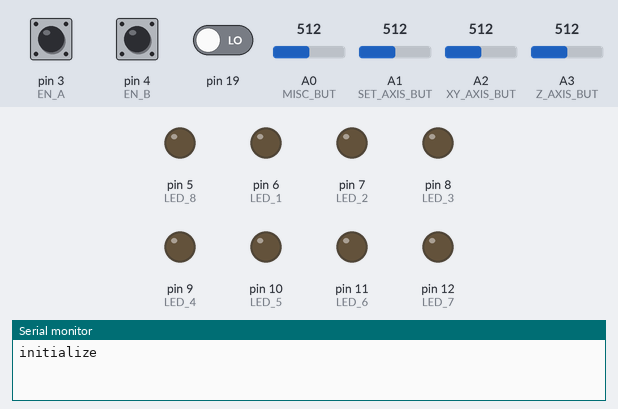
This sketch was run on a simulated Arduino Nano, built with avr-gcc and run on an emulated ATmega328P. Shown: output pins drawn as LEDs (lit = HIGH), the last lines printed to the serial monitor. The inputs (shaded band) are chosen by the test bench; at power-on: A0 (MISC_BUT) = 512, A1 (SET_AXIS_BUT) = 512, A2 (XY_AXIS_BUT) = 512, A3 (Z_AXIS_BUT) = 512, pin 3 (EN_A) HIGH, pin 4 (EN_B) HIGH, pin 19 LOW. Pins used as bus, display or sensor lines are not drawn.

Above: at 0.1 s.
At 7.2 s:
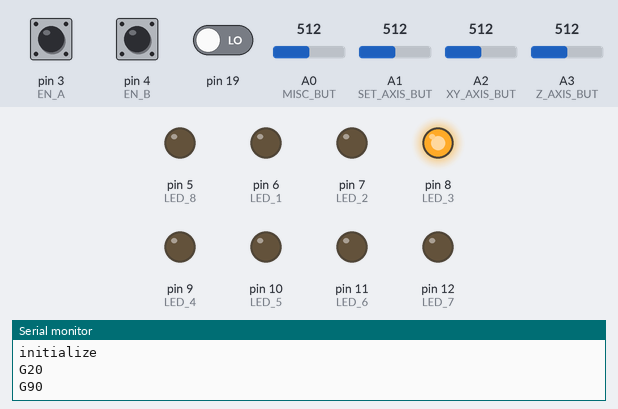
7.3 s: A0 (MISC_BUT) set to 716
8.8 s: A1 (SET_AXIS_BUT) set to 716
10.3 s: A2 (XY_AXIS_BUT) set to 716
11.8 s: A3 (Z_AXIS_BUT) set to 716
13.3 s: A2 (XY_AXIS_BUT) set to 992
Timing chart, 0 to 15.8 s (numbered marks = the images above; inputs shaded):
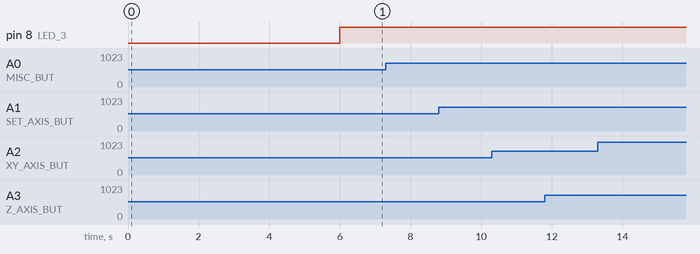

The sketch:

Jog_Controller.ino
```cpp
// Jog Controller for garage CNC
// AJC
// For Arduino Nano

#include <AnalogButtons.h>
#include <Rotary.h>

#define Z_AXIS_BUT A3      // Z axis voltage divider buttons
#define XY_AXIS_BUT A2     // X/Y axis voltage divider buttons
#define SET_AXIS_BUT A1    // X/Y/Z Set Zero voltage divider buttons
#define MISC_BUT A0        // Misc Gcode voltage divider buttons

#define EN_A 3             // Encoder A input pin
#define EN_B 4             // Encoder B input pin

#define LED_1 6            // LED 1 Pin (Smallest Value)
#define LED_2 7            // LED 2 Pin
#define LED_3 8            // LED 3 Pin
#define LED_4 9            // LED 4 Pin
#define LED_5 10            // LED 5 Pin (Largest Value)
#define LED_6 11          // LED 6 Pin
#define LED_7 12           // LED 7 Pin
#define LED_8 5           // LED 8 Pin
#define POWER_PIN A4       // Power Indicator Light

unsigned int ButtonDelay = 5;                     // Button delay in milliseconds. Adjust to suit or 0 for off.
unsigned long MoveTypeDelay = 3000;               //How long to wait until issuing command to switch back to absolute G90.
unsigned long MoveTypeLastTime = MoveTypeDelay;

double jogVal = 0.050;
double vals [8] = {.001, .010, .020, .050, .100, .500, 1.0, 3.0};

#define XY_But_Total 6
#define Z_But_Total 4
#define Set_But_Total 4
#define Misc_But_Total 4

int setpt3[Z_But_Total] = {255,511,766};         //Analog multibutton voltage divider values
int setptxy[XY_But_Total] = {173,342,511,681,850};     //Analog multibutton voltage divider values

int Abs_Posn = false;
int Paused = false;

//-----------------------------------------------------------------------------
//------------------------Button Function Prototypes---------------------------
//-----------------------------------------------------------------------------

void xPosClick();
void xNegClick();
void xyHomeClick();
void yPosClick();
void yNegClick();
void zPosClick();
void zHomeClick();
void zNegClick();
void xZeroClick();
void yZeroClick();
void zZeroClick();
void EndstopHomeClick();
void PauseResumeClick();
void sbOriginClick();

//-----------------------------------------------------------------------------
//-----------------------------------------------------------------------------
//-----------------------------------------------------------------------------


#define ANALOGBUTTONS_SAMPLING_INTERVAL 25

AnalogButtons xyButtons(XY_AXIS_BUT, INPUT, ButtonDelay,50);
AnalogButtons zButtons(Z_AXIS_BUT, INPUT, ButtonDelay,50);
AnalogButtons setButtons(SET_AXIS_BUT, INPUT, ButtonDelay,50);
AnalogButtons miscButtons(MISC_BUT, INPUT, ButtonDelay,50);

Button zPos = Button(setpt3[0], &zPosClick);
Button zHome = Button(setpt3[1], &zHomeClick);
Button zNeg = Button(setpt3[2], &zNegClick);

Button xPos = Button(setptxy[1], &xPosClick, 0, 50,3000);
Button xNeg = Button(setptxy[3], &xNegClick, 0, 50,3000);
Button xyHome = Button(setptxy[2], &xyHomeClick, 0, 50,3000);
Button yPos = Button(setptxy[4], &yPosClick, 0, 50,3000);
Button yNeg = Button(setptxy[0], &yNegClick, 0, 50,3000);

Button xZero = Button(setpt3[0], &xZeroClick);
Button yZero = Button(setpt3[1], &yZeroClick);
Button zZero = Button(setpt3[2], &zZeroClick);

Button EndstopHome = Button(setpt3[0], &EndstopHomeClick);
Button PauseResume = Button(setpt3[1], &PauseResumeClick);
Button sbOrigin = Button(setpt3[2], &sbOriginClick);

unsigned int counter = 3;

 Rotary rotary = Rotary(EN_A,EN_B);
 unsigned long testTime = 0;
 unsigned long startTime = 0;
 int inchMode = true;
 int STARTUP_DELAY = 6000;  // Delay before issuing G20 command


void setup() {

  xyButtons.add(xPos);
  xyButtons.add(xNeg);
  xyButtons.add(xyHome);
  xyButtons.add(yPos);
  xyButtons.add(yNeg);

  zButtons.add(zPos);
  zButtons.add(zHome);
  zButtons.add(zNeg);

  setButtons.add(xZero);
  setButtons.add(yZero);
  setButtons.add(zZero);

  miscButtons.add(EndstopHome);
  miscButtons.add(PauseResume);
  miscButtons.add(sbOrigin);

  Serial.begin(115200);
  Serial.println("initialize");

  if (inchMode){
    delay(STARTUP_DELAY);
    Serial.println("G20");
  }

  pinMode(Z_AXIS_BUT, INPUT);
  pinMode(XY_AXIS_BUT, INPUT);
  pinMode(SET_AXIS_BUT, INPUT);
  pinMode(MISC_BUT, INPUT);
  pinMode(EN_A, INPUT_PULLUP);
  pinMode(EN_B, INPUT_PULLUP);

  pinMode(LED_1, OUTPUT);
  pinMode(LED_2, OUTPUT);
  pinMode(LED_3, OUTPUT);
  pinMode(LED_4, OUTPUT);
  pinMode(LED_5, OUTPUT);
  pinMode(LED_6, OUTPUT);
  pinMode(LED_7, OUTPUT);
  pinMode(LED_8, OUTPUT);

  pinMode(POWER_PIN,OUTPUT);
  digitalWrite(POWER_PIN,HIGH);
}

void loop() {


  counter = EncoderInput();
  jogVal = vals[(counter-1)];

  if ((millis() - testTime) > 100000){
    Serial.println(vals[(counter-1)],3);
    testTime = millis();
  }


  SelectLED(counter);

  xyButtons.check();
  zButtons.check();
  setButtons.check();
  miscButtons.check();
  SetMoveType();

}

void SetMoveType(){
// Check if any commands have been sent recently.  If so, sent a command for relative positioning moves (i.e. G91).
//   If not (i.e. enough time has passed in the delay interval), then set Marlin back to absolute positioning (i.e. G90).
  if ((millis() - MoveTypeLastTime) < MoveTypeDelay){
    if (Abs_Posn){
      // Set Relative Positioning
      Abs_Posn = false;
      String msg = "G91";
      Serial.println(msg);
    }
  }
  else if (!Abs_Posn){
    // Switch back to Absolute Positioning
    Abs_Posn = true;
    String msg = "G90";
    Serial.println(msg);
  }
}

unsigned int EncoderInput() {

  unsigned char result = rotary.process();
    if (result == DIR_CW) {
      counter++;
      if (counter > 8){counter = 8;}
      // Serial.println(counter);
    } else if (result == DIR_CCW) {
      counter--;
      if (counter < 1){counter = 1;}
      // Serial.println(counter);
    }
    return counter;
}

void SelectLED(int cnt) {
 // Turn on LED based on encoder position

int LED_arr[] = {0,LED_1,
                 LED_2,
                 LED_3,
                 LED_4,
                 LED_5,
                 LED_6,
                 LED_7,
                 LED_8};

  for (int i = 1; i <= sizeof(LED_arr); i++){
    // If LED is on but not the current selection, turn it off
    if ((digitalRead(LED_arr[i]) == HIGH) && (i != cnt)){
      digitalWrite(LED_arr[i],LOW);
    }
    // If LED is off and IS current selection, turn it on
    if ((digitalRead(LED_arr[i]) == LOW) && (i == cnt)){
      // Serial.println("LED_arr[i]");
      digitalWrite(LED_arr[i],HIGH);
    }
  }
}

//-----------------------------------------------------------------------------
//----------------------------Check X and Y Buttons----------------------------
//-----------------------------------------------------------------------------

void xPosClick(){
   // X Postive Move
   MoveTypeLastTime = millis();
   SetMoveType();
   String msg = "G0 X" + String(jogVal,3);
   Serial.println(msg);
}
void xNegClick(){
   // X Negative Move
   MoveTypeLastTime = millis();
   SetMoveType();
   String msg = "G0 X-" + String(jogVal,3);
   Serial.println(msg);
}
void xyHomeClick(){
   // Go to XY Home
   MoveTypeLastTime = millis();
   SetMoveType();
   String msg1 = "G90";
   String msg2 = "G0 X0 Y0";
   Serial.println(msg1);
   Serial.println(msg2);
}
void yPosClick(){
   // Y Positive Move
   MoveTypeLastTime = millis();
   SetMoveType();
   String msg = "G0 Y" + String(jogVal,3);
   Serial.println(msg);
}
void yNegClick(){
   // Y Negative Move
   MoveTypeLastTime = millis();
   SetMoveType();
   String msg = "G0 Y-" + String(jogVal,3);
   Serial.println(msg);
}

//-----------------------------------------------------------------------------
//-----------------------------Check Z Buttons---------------------------------
//-----------------------------------------------------------------------------

void zPosClick(){
   // Z Postive Move
   MoveTypeLastTime = millis();
   SetMoveType();
   String msg = "G0 Z-" + String(jogVal,3);
   Serial.println(msg);
}
void zHomeClick(){
   // Home Z - Go to Z0
   MoveTypeLastTime = millis();
   SetMoveType();
   String msg1 = "G90";
   String msg2 = "G0 Z0";
   Serial.println(msg1);
   Serial.println(msg2);
}
void zNegClick(){
   // Z Negative Move
   MoveTypeLastTime = millis();
   SetMoveType();
   String msg = "G0 Z" + String(jogVal,3);
   Serial.println(msg);
}

//-----------------------------------------------------------------------------
//---------------------------Check Set Zero Buttons----------------------------
//-----------------------------------------------------------------------------

void xZeroClick(){
   // Set X-Axis Zero
   String msg = "G92 X0.0";
   Serial.println(msg);
}
void yZeroClick(){
   // Set Y-Axis Zero
   String msg = "G92 Y0.0";
   Serial.println(msg);
}
void zZeroClick(){
   // Set Z-Axis Zero
   String msg = "G92 Z0.0";
   Serial.println(msg);
}

//-----------------------------------------------------------------------------
//---------------------------Check Misc Buttons--------------------------------
//-----------------------------------------------------------------------------

void EndstopHomeClick(){
   // Home XY
   MoveTypeLastTime = millis();
   SetMoveType();
   String msg = "G28 X Y";
   Serial.println(msg);
}
void PauseResumeClick(){
   // Pause/Resume
   if (!Paused){
       String msg = "M0";
       Serial.println(msg);
       Paused = true;
   }
   else {
       String msg = "M108";
       Serial.println(msg);
       Paused = false;
   }
}
void sbOriginClick(){
   // Go To Spoilboard Origin
   String msg1 = "G90";
   String msg2 = "G0 X2.15625 Y2.15625";      // This can be anywhere you want to fixture.
   Serial.println(msg1);
   Serial.println(msg2);
}
//-----------------------------------------------------------------------------
//-----------------------------------------------------------------------------
//-----------------------------------------------------------------------------
```
